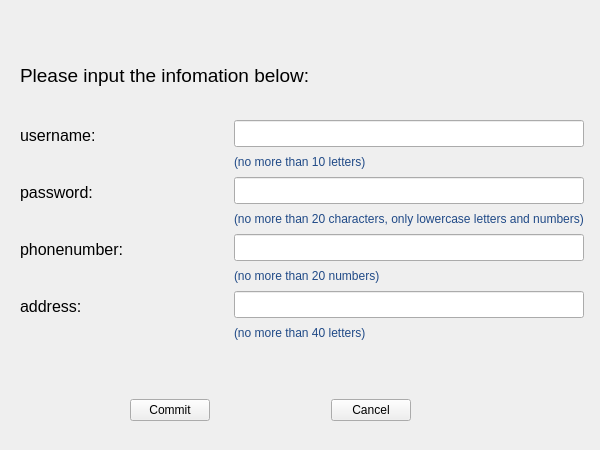
<?xml version="1.0" encoding="UTF-8"?>
<ui version="4.0">
 <class>regiWidget</class>
 <widget class="QWidget" name="regiWidget">
  <property name="geometry">
   <rect>
    <x>0</x>
    <y>0</y>
    <width>600</width>
    <height>450</height>
   </rect>
  </property>
  <property name="minimumSize">
   <size>
    <width>600</width>
    <height>450</height>
   </size>
  </property>
  <property name="maximumSize">
   <size>
    <width>600</width>
    <height>450</height>
   </size>
  </property>
  <property name="windowTitle">
   <string>user register</string>
  </property>
  <widget class="QLabel" name="label">
   <property name="geometry">
    <rect>
     <x>20</x>
     <y>50</y>
     <width>360</width>
     <height>50</height>
    </rect>
   </property>
   <property name="font">
    <font>
     <pointsize>14</pointsize>
    </font>
   </property>
   <property name="text">
    <string>Please input the infomation below:</string>
   </property>
  </widget>
  <widget class="QWidget" name="layoutWidget">
   <property name="geometry">
    <rect>
     <x>20</x>
     <y>120</y>
     <width>564</width>
     <height>222</height>
    </rect>
   </property>
   <layout class="QHBoxLayout" name="horizontalLayout">
    <item>
     <layout class="QVBoxLayout" name="verticalLayout">
      <item>
       <widget class="QLabel" name="usernameLabel">
        <property name="font">
         <font>
          <pointsize>12</pointsize>
         </font>
        </property>
        <property name="text">
         <string>username:</string>
        </property>
       </widget>
      </item>
      <item>
       <spacer name="horizontalSpacer">
        <property name="orientation">
         <enum>Qt::Horizontal</enum>
        </property>
        <property name="sizeHint" stdset="0">
         <size>
          <width>40</width>
          <height>20</height>
         </size>
        </property>
       </spacer>
      </item>
      <item>
       <widget class="QLabel" name="pswdLabel">
        <property name="font">
         <font>
          <pointsize>12</pointsize>
         </font>
        </property>
        <property name="text">
         <string>password:</string>
        </property>
       </widget>
      </item>
      <item>
       <spacer name="horizontalSpacer_2">
        <property name="orientation">
         <enum>Qt::Horizontal</enum>
        </property>
        <property name="sizeHint" stdset="0">
         <size>
          <width>40</width>
          <height>20</height>
         </size>
        </property>
       </spacer>
      </item>
      <item>
       <widget class="QLabel" name="phonenumLabel">
        <property name="font">
         <font>
          <pointsize>12</pointsize>
         </font>
        </property>
        <property name="text">
         <string>phonenumber:</string>
        </property>
       </widget>
      </item>
      <item>
       <spacer name="horizontalSpacer_3">
        <property name="orientation">
         <enum>Qt::Horizontal</enum>
        </property>
        <property name="sizeHint" stdset="0">
         <size>
          <width>40</width>
          <height>20</height>
         </size>
        </property>
       </spacer>
      </item>
      <item>
       <widget class="QLabel" name="addrLabel">
        <property name="font">
         <font>
          <pointsize>12</pointsize>
         </font>
        </property>
        <property name="text">
         <string>address:</string>
        </property>
       </widget>
      </item>
      <item>
       <spacer name="horizontalSpacer_4">
        <property name="orientation">
         <enum>Qt::Horizontal</enum>
        </property>
        <property name="sizeHint" stdset="0">
         <size>
          <width>40</width>
          <height>20</height>
         </size>
        </property>
       </spacer>
      </item>
     </layout>
    </item>
    <item>
     <layout class="QVBoxLayout" name="verticalLayout_2">
      <item>
       <widget class="QLineEdit" name="usernameLineEdit">
        <property name="font">
         <font>
          <pointsize>12</pointsize>
         </font>
        </property>
       </widget>
      </item>
      <item>
       <widget class="QLabel" name="usernameTip">
        <property name="text">
         <string>&lt;html&gt;&lt;head/&gt;&lt;body&gt;&lt;p&gt;&lt;span style=&quot; color:#204a87;&quot;&gt;(no more than 10 letters)&lt;/span&gt;&lt;/p&gt;&lt;/body&gt;&lt;/html&gt;</string>
        </property>
       </widget>
      </item>
      <item>
       <widget class="QLineEdit" name="pswdLineEdit">
        <property name="font">
         <font>
          <pointsize>12</pointsize>
         </font>
        </property>
       </widget>
      </item>
      <item>
       <widget class="QLabel" name="pswdTip">
        <property name="text">
         <string>&lt;html&gt;&lt;head/&gt;&lt;body&gt;&lt;p&gt;&lt;span style=&quot; color:#204a87;&quot;&gt;(no more than 20 characters, only lowercase letters and numbers)&lt;/span&gt;&lt;/p&gt;&lt;/body&gt;&lt;/html&gt;</string>
        </property>
       </widget>
      </item>
      <item>
       <widget class="QLineEdit" name="phonenumLineEdit">
        <property name="font">
         <font>
          <pointsize>12</pointsize>
         </font>
        </property>
       </widget>
      </item>
      <item>
       <widget class="QLabel" name="phonenumTip">
        <property name="text">
         <string>&lt;html&gt;&lt;head/&gt;&lt;body&gt;&lt;p&gt;&lt;span style=&quot; color:#204a87;&quot;&gt;(no more than 20 numbers)&lt;/span&gt;&lt;/p&gt;&lt;/body&gt;&lt;/html&gt;</string>
        </property>
       </widget>
      </item>
      <item>
       <widget class="QLineEdit" name="addrLineEdit">
        <property name="font">
         <font>
          <pointsize>12</pointsize>
         </font>
        </property>
       </widget>
      </item>
      <item>
       <widget class="QLabel" name="addrTip">
        <property name="text">
         <string>&lt;html&gt;&lt;head/&gt;&lt;body&gt;&lt;p&gt;&lt;span style=&quot; color:#204a87;&quot;&gt;(no more than 40 letters)&lt;/span&gt;&lt;/p&gt;&lt;/body&gt;&lt;/html&gt;</string>
        </property>
       </widget>
      </item>
     </layout>
    </item>
   </layout>
  </widget>
  <widget class="QWidget" name="layoutWidget_2">
   <property name="geometry">
    <rect>
     <x>130</x>
     <y>390</y>
     <width>281</width>
     <height>41</height>
    </rect>
   </property>
   <layout class="QHBoxLayout" name="horizontalLayout_2">
    <item>
     <widget class="QPushButton" name="commitButton">
      <property name="text">
       <string>Commit</string>
      </property>
     </widget>
    </item>
    <item>
     <spacer name="horizontalSpacer_5">
      <property name="orientation">
       <enum>Qt::Horizontal</enum>
      </property>
      <property name="sizeHint" stdset="0">
       <size>
        <width>100</width>
        <height>20</height>
       </size>
      </property>
     </spacer>
    </item>
    <item>
     <widget class="QPushButton" name="cancelButton">
      <property name="text">
       <string>Cancel</string>
      </property>
     </widget>
    </item>
   </layout>
  </widget>
 </widget>
 <resources/>
 <connections/>
</ui>
